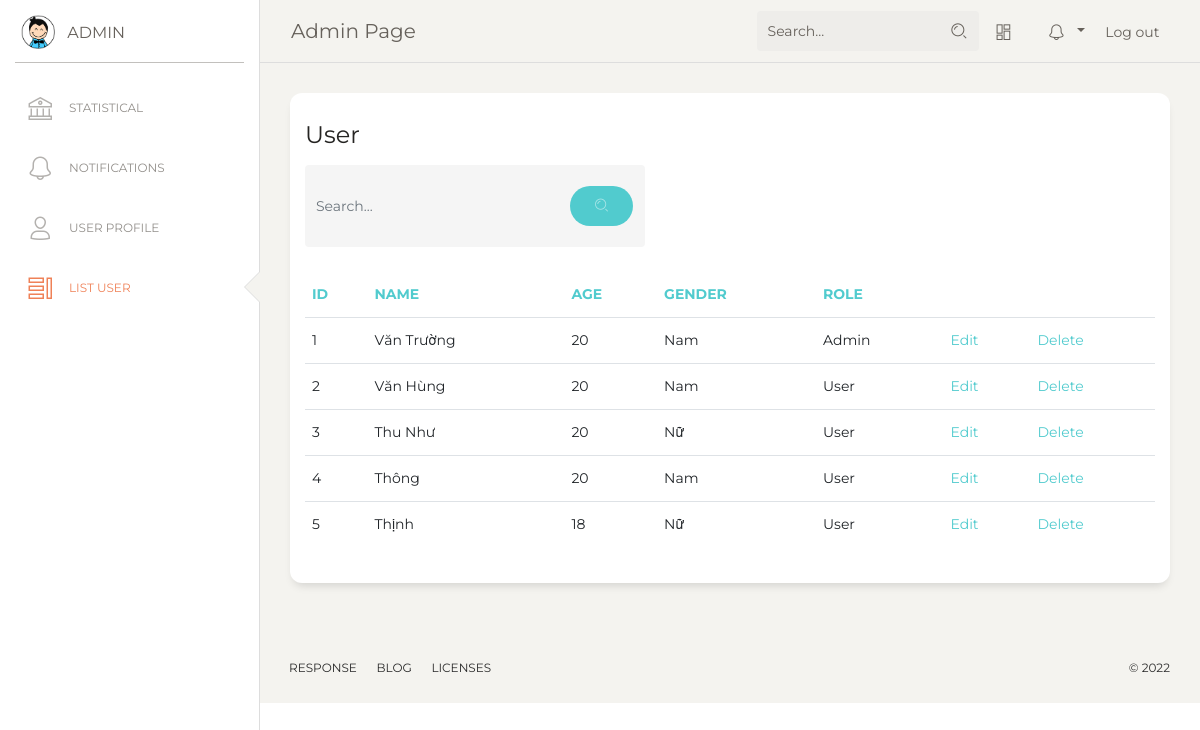
The app's page /home/tablelist (signed in), older data.
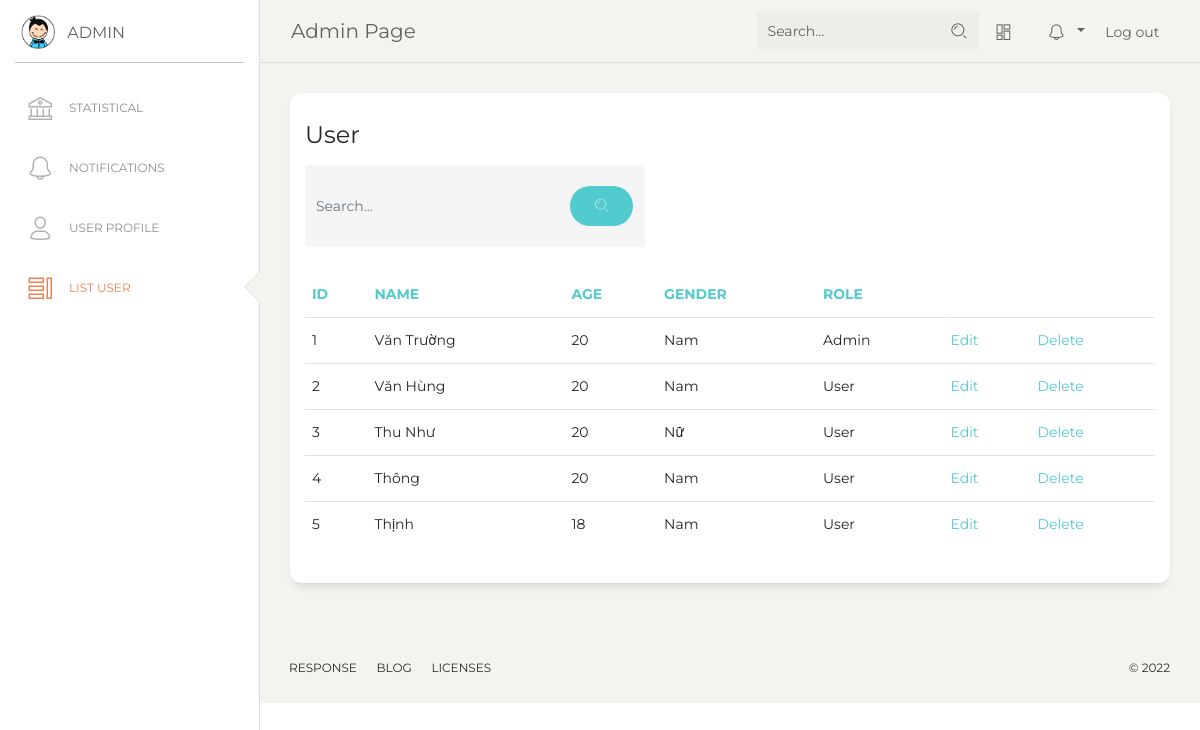
The same page, newer data.
### home/models.py (models this page shows)
class People(models.Model):
    ID = models.IntegerField(primary_key=True, null=False, default=0)
    Name = models.CharField(max_length=100,null=True)
    Age = models.IntegerField(null=True)
    Gender = models.IntegerField(null=True)
    RFID = models.CharField(max_length=15,null=True)
    RoleID = models.IntegerField(null=True)

### home/views.py (the view)
# urls.py: path('home/tablelist', views.listUser, name='tablelist'),
def listUser(request):
    people = People.objects.all().order_by('ID')
    if(request.session['role_id']==1):
        return render(request, 'tablelist/index.html', {"people": people})
    return HttpResponse('Chuc nang nay chi danh cho admin')

### templates/tablelist/index.html (shortened to what this page needs)
{% extends 'home/base.html'%}
{% load static%}
{% block sidebarblock%}
 <div class="sidebar-wrapper">
       <ul class="nav">
          <li>
            <a href="{% url 'home:statistical' %}">
              <i class="nc-icon nc-bank"></i>
              <p>Statistical</p>
            </a>
          </li>
          <li >
            <a href="{% url 'home:notification' %}">
              <i class="nc-icon nc-bell-55"></i>
              <p>Notifications</p>
            </a>
          </li>
          <li >
            <a href="{% url 'home:detail' request.session.people_id %}">
              <i class="nc-icon nc-single-02"></i>
              <p>User Profile</p>
            </a>
          </li>
          {% if request.session.role_id == 1 %}
          <li class="active" >
            <a href="{% url 'home:tablelist' %}">
              <i class="nc-icon nc-tile-56"></i>
              <p>List User </p>
            </a>
          </li>
          {% endif%}
        </ul>
      </div>
          {% endblock %}
   {% block contentblock%}
      <div class="content">
        <div class="row">
          <div class="col-md-12">
            <div class="card">
              <div class="card-header">
                <h4 class="card-title">User</h4>
                 <form method="post" action="{% url 'home:search' %}">
                  <div style="width:40%" class="input-group no-border" >
                    <input  type="text" name="strSearch" value="" class="form-control" placeholder="Search..." >
                    <div class="input-group-append">
                      <div class="input-group-text">
                        <button type="submit" class="btn btn-primary btn-round"><i class="nc-icon nc-zoom-split"></i></button>
                      </div>
                    </div>
                  </div>
                </form>
              </div>
              <div class="card-body">
                <div class="table-responsive">
                  <table class="table">
                    <thead class=" text-primary">
                      <th>
                        ID
                      </th>
                      <th>
                        Name
                      </th>
                      <th>
                        Age
                      </th>
                      <th >
                        Gender
                      </th>
                      <th >
                        Role
                      </th>
                    </thead>
                    <tbody>
                    {% for item in people%}
                      <tr>
                        <td>
                          {{item.ID}}
                        </td>
                        <td>
                          {{item.Name}}
                        </td>
                        <td>
                          {{item.Age}}
                        </td>
                        <td>
                          {% if item.Gender == 1  %}
                            Nam
                          {% else %} Nữ
                          {%endif%}
                        </td>
                        <td>
                          {% if item.RoleID == 1  %}
                            Admin
                          {% else %} User
                          {%endif%}
                        </td>
                        <td>
                          <a href="{% url 'home:detail' item.ID %}">Edit</a>
                        </td>
                        <td>
                          <a href="{% url 'home:delete' item.ID %}">Delete</a>
                        </td>
                      </tr>
                    {% endfor%}
                    </tbody>
                  </table>
                </div>
              </div>
            </div>
          </div>
        </div>
      </div>
    {% endblock %}

### templates/home/base.html (shortened to what this page needs)
{% load static%}
<!DOCTYPE html>
<html lang="en">
<head>
  <link href="https://maxcdn.bootstrapcdn.com/font-awesome/latest/css/font-awesome.min.css" rel="stylesheet">
  <link href="{% static 'css/bootstrap.min.css' %}" rel="stylesheet" />
  <link href="{% static 'css/paper-dashboard.css' %}" rel="stylesheet" />
</head>
<body class="">
    <div class="wrapper ">
    <div class="main-panel">
      {% include 'home/nav.html'%}
      <div class="sidebar" data-color="white" data-active-color="danger">
      <div class="logo">
        <a href="#" class="simple-text logo-mini">
          <div class="logo-image-small">
            <img src="{% static 'img/logo-small.png' %}">
          </div>
        </a>
        <a href="#" class="simple-text logo-normal">
          Admin
        </a>
      </div>
          {% block sidebarblock%}
          {% endblock %}
    </div>
      {% block contentblock%}{% endblock %}
       {% include 'home/footer.html'%}
   </div>
        </div>
</body>
</html>

### templates/home/nav.html (shortened to what this page needs)
<nav class="navbar navbar-expand-lg navbar-absolute fixed-top navbar-transparent">
        <div class="container-fluid">
          <div class="navbar-wrapper">
            <a class="navbar-brand" href="javascript:;">Admin page</a>
          </div>
          <div class="collapse navbar-collapse justify-content-end" id="navigation">
            <form action="" method="post">
              <div class="input-group no-border" >
                <input type="text" value="" class="form-control" placeholder="Search...">
                <div class="input-group-append">
                  <div class="input-group-text">
                    <i class="nc-icon nc-zoom-split"></i>
                  </div>
                </div>
              </div>
            </form>
            <ul class="navbar-nav">
              <li class="nav-item">
                <a class="nav-link btn-magnify" href="javascript:;">
                  <i class="nc-icon nc-layout-11"></i>
                </a>
              </li>
              <li class="nav-item btn-rotate dropdown">
                <a class="nav-link dropdown-toggle" href="http://example.com" id="navbarDropdownMenuLink" data-toggle="dropdown" aria-haspopup="true" aria-expanded="false">
                  <i class="nc-icon nc-bell-55"></i>
                </a>
              </li>
              <li class="nav-item">
                  <button style="margin-top:10px;background-color:#F4F3EF;border:none;height:10px"><a style="width=100%" href="{% url 'home:logout'%}">Log out</a></button>
              </li>
            </ul>
          </div>
        </div>
      </nav>

### templates/home/footer.html (shortened to what this page needs)
{% load static%}
<footer class="footer footer-black  footer-white ">
        <div class="container-fluid">
          <div class="row">
            <nav class="footer-nav">
              <ul>
                <li><a href="#" target="_blank">Response</a></li>
                <li><a href="#" target="_blank">Blog</a></li>
                <li><a href="#" target="_blank">Licenses</a></li>
              </ul>
            </nav>
            <div class="credits ml-auto">
              <span class="copyright">
                ©
              </span>
            </div>
          </div>
        </div>
      </footer>

Row changes from the older to the newer data that the page shows:
changed People "Thịnh": Gender "Nữ" → "Nam"
